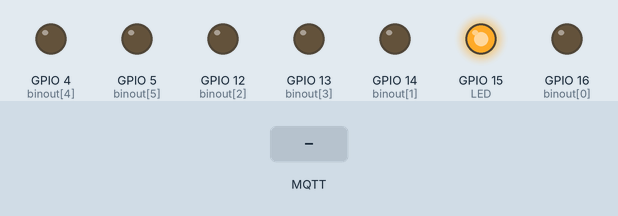
A sketch run on a simulated ESP8266 (NodeMCU). Shown: output pins drawn as LEDs (lit = HIGH). Inputs (shaded band) come from the test bench. WiFi joins after 1.5 s; servers stay silent unless stated; no MQTT or app messages arrive unless stated; what the sketch prints to the serial monitor is not drawn.

Above: at 0.6 s.
At 2.7 s:
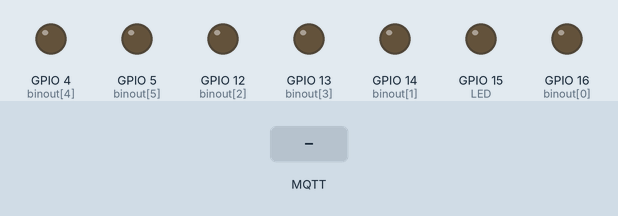
2.8 s: MQTT message "1" arrives on the first subscribed topic
At 3.8 s:
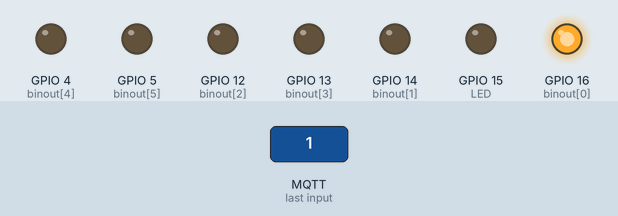
Timing chart, 0 to 5.8 s (numbered marks = the images above; inputs shaded):
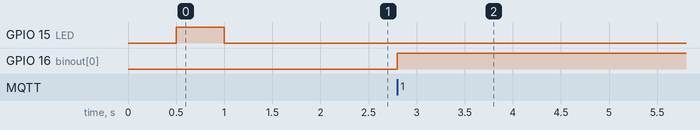

Measured:
- after the input at 2.8 s, GPIO 16 (binout[0]): LOW → HIGH at once

The sketch:

esp-output.ino
```cpp
// (licence header left out)
#include <ESP8266WiFi.h>
#include <WiFiClient.h>
#include "userdata.h"

/**
 * Description string
 */
char deviceId[64];

// Wifi client
WiFiClient espClient;

// On-board LED
#define LED  15

// Unique device key based on MAC
char deviceKey[WL_MAC_ADDR_LENGTH * 2 + 1];   // Device key

/*
 * Output pins
 */
const uint8_t binout[] = {16, 14, 12, 13, 4, 5};

/**
 * Output states
 */
uint8_t outputState[sizeof(binout)];

/**
 * str2Hex
 *
 * Convert 2-char strings into hex number
 *
 * @param hexByte Hex byte in string format
 */
uint8_t str2Hex(char *hexByte)
{
  uint8_t res = 0;

  for(int i=0 ; i<2 ; i++)
  {
    res <<= 4;

    if (hexByte[i] >= 0x30 && hexByte[i] < 0x3A)  // 0 .. 9
      res |= hexByte[i] - 0x30;
    else if (hexByte[i] >= 0x41 && hexByte[i] < 0x47) // A .. F
      res |= hexByte[i] - 0x37;
    else if (hexByte[i] >= 0x61 && hexByte[i] < 0x67) // a .. f
      res |= hexByte[i] - 0x57;
  }

  return res;
}

/**
 * Drive output
 *
 * @param output Output number
 * @param state Output state
 *
 * @return true in case of command successfully executed
 *         false otherwise
 */
bool driveOutput(uint8_t output, uint8_t state)
{
  if ((output >= 0) && (output < sizeof(binout)))
  {
    digitalWrite(binout[output], state);
    outputState[output] = state;
    mqttSendStatus(output, state);
    return true;
  }
  return false;
}

/*
 * Initial setup
 */
void setup()
{
  int i;

  // Initialize on-board LED
  pinMode(LED, OUTPUT);
  digitalWrite(LED, HIGH);

  // Initialize output pins
  for(i=0 ; i < sizeof(binout) ; i++)
  {
    pinMode(binout[i], OUTPUT);
    digitalWrite(binout[i], LOW);
    outputState[i] = 0;
  }

  // Append last two bytes of the MAC to the device ID
  uint8_t mac[WL_MAC_ADDR_LENGTH];
  WiFi.softAPmacAddress(mac);

  char buf[3];
  // Set Device key from MAC address
  memset((uint8_t*)deviceKey, 0, sizeof(deviceKey));
  for(i=0; i<WL_MAC_ADDR_LENGTH ; i++)
  {
    if (mac[i] < 0x10)
      sprintf(buf, "0%X", mac[i]);
    else
      sprintf(buf, "%X", mac[i]);

    deviceKey[i*2] = buf[0];
    deviceKey[i*2+1] = buf[1];
  }

  // Set device ID
  sprintf(deviceId, "%s %s", description, deviceKey);

  Serial.begin(38400);
  Serial.println(deviceId);

  // Connect to WiFi network
  WiFi.begin(ssid, password);
  Serial.print("\n\r \n\rWorking to connect");

  // Wait for connection
  while (WiFi.status() != WL_CONNECTED)
  {
    digitalWrite(LED, !digitalRead(LED));
    delay(500);
    Serial.print(".");
  }
  digitalWrite(LED, LOW);

  Serial.println("");
  Serial.println(deviceId);
  Serial.print("Connected to ");
  Serial.println(ssid);
  Serial.print("IP address: ");
  Serial.println(WiFi.localIP());

  // Connect to MQTT server
  mqttConnect();
  mqttHandle();

  // Initialize web interface
  initWebServer();
}

/**
 * Endless loop
 */
void loop()
{
  mqttHandle();
  httpHandle();
}
```

http.ino
```cpp
// (licence header left out)
#include <ESP8266WebServer.h>
#include "userdata.h"

// Web server
ESP8266WebServer server(80);
String webString="";

void handle_root()
{
  server.send(200, "text/plain", "Visit https://github.com/panStamp/ESP8266 for details");
  delay(100);
}

void initWebServer(void)
{
  server.on("/", handle_root);

  server.on("/control", []()
  {
    controlOutput();
  });

  server.begin();
}

/**
 * Handle HTTP requests
 */
void httpHandle(void)
{
  server.handleClient();
}

/**
 * controlOutput
 *
 * Drive binary output
 */
void controlOutput(void)
{
  uint8_t i;
  webString = "Request not supported";

  if (server.args() == 2)
  {
    char value[64], buf[7];

    if (server.argName(0) == "output")
    {
      if (server.arg(0).length() > 0)
      {
        if (server.argName(1) == "state")
        {
          if (server.arg(1).length() > 0)
          {
            // Update global variables
            uint8_t output = (uint8_t)server.arg(0).toInt();
            uint8_t state = (uint8_t)server.arg(1).toInt();
            // Drive output
            if (driveOutput(output, state))
            {
              // Return OK
              String str = "OK";
              server.send(200, "text/plain", str);
              return;
            }
          }
        }
      }
    }
  }

  server.send(200, "text/plain", webString);
}
```

mqtt.ino
```cpp
// (licence header left out)
#include <PubSubClient.h>

// Last time this gateway sent a periodic heartbeat
uint32_t hBeatTime = 0;

/**
 * MQTT connection
 *
 */

#define MAX_MQTT_TOPIC_LENGTH  128   // Max topic length
char MQTT_TOPIC_NETWORK[MAX_MQTT_TOPIC_LENGTH];
char MQTT_TOPIC_CONTROL[MAX_MQTT_TOPIC_LENGTH];
char MQTT_TOPIC_SYSTEM[MAX_MQTT_TOPIC_LENGTH];

/*
 * MQTT client
 */
PubSubClient client(espClient);

/*
 * Variables to turn the relays off and on.
 */
const char valuesLow[][12] = {"0", "off", "Off", "OFF", "low", "Low", "LOW"};
const char valuesHigh[][12]= {"1", "on", "On", "ON", "High", "high", "HIGH"};
const char valuesToggle[][12] = {"TOGGLE", "toggle", "Toggle"};

/**
 * Initialize MQTT topics
 */
void initTopics(void)
{
  sprintf(MQTT_TOPIC_NETWORK, "/%s/esp-output/%s/network", MQTT_TOPIC_MAIN, deviceKey);
  sprintf(MQTT_TOPIC_CONTROL, "/%s/esp-output/%s/control", MQTT_TOPIC_MAIN, deviceKey);
  sprintf(MQTT_TOPIC_SYSTEM, "/%s/esp-output/%s/system", MQTT_TOPIC_MAIN, deviceKey);
}

/**
 * Connect to MQTT broker
 */
void mqttConnect(void)
{
  initTopics();
  client.setServer(MQTT_BROKER, MQTT_PORT);
  client.setCallback(mqttReceive);
}

/**
 * Reconnect to MQTT broker
 */
void mqttReconnect()
{
  // Loop until we're reconnected
  while (!client.connected())
  {
    Serial.print("Attempting MQTT connection...");
    // Attempt to connect
    if (client.connect(deviceId)) // Anonymous connection to broker
    //if (client.connect(deviceId, mqtt_user, mqtt_password)) // Authenticated connection with broker
    {
      Serial.println("connected");

      client.publish(MQTT_TOPIC_SYSTEM, "CONNECTED");

    // Subscribe to the following topics
    char topic[MAX_MQTT_TOPIC_LENGTH*2];
    sprintf(topic, "%s/#", MQTT_TOPIC_CONTROL);
    client.subscribe(topic);

    }
    else
    {
      Serial.print("failed, rc=");
      Serial.print(client.state());
      Serial.println(" try again in 5 seconds");
      // Wait 5 seconds before retrying
      digitalWrite(LED, HIGH);
      delay(2500);
      digitalWrite(LED, LOW);
      delay(2500);
    }
  }
}

/**
 * mqttHandle
 *
 * Handle MQTT client connectivity
 */
void mqttHandle(void)
{
  if (!client.connected())
  {
    mqttReconnect();

  }
  uint32_t currentTime = millis();
  if (currentTime - hBeatTime > hBeatPeriod)
  {
    client.publish(MQTT_TOPIC_SYSTEM, "RUNNING");
    hBeatTime = currentTime;
  }

  client.loop();
}

/**
 * mqttReceive
 *
 * Function called whenever a MQTT packet is received through MQTT_TOPIC_CONTROL
 *
 * @param topic MQTT topic
 * @param payload message
 * @param len message length
 */
void mqttReceive(char* topic, byte* payload, unsigned int len)
{
  // Check topic
  if (!strncmp(topic, MQTT_TOPIC_CONTROL, strlen(MQTT_TOPIC_CONTROL)))
  {
    // Check topic length
    if (strlen(topic) == strlen(MQTT_TOPIC_CONTROL) + 2)
    {
      // Get output number
      char *ptr = topic + strlen(MQTT_TOPIC_CONTROL) + 1;
      int outputNb = atoi(ptr);

      if (!strncmp((char*)payload, "?", len))
      {
        mqttSendStatus( outputNb, outputState[outputNb]);
      }
      else
      {
        // Check low values
        for (uint8_t i = 0; i < (sizeof(valuesLow) / sizeof(valuesLow[0])); i++)
        {
          if(!strncmp((char*)payload, valuesLow[i], len))
          {
            driveOutput((uint8_t)outputNb, LOW);
            return;
          }
        }

        // Check high values
        for (uint8_t i = 0; i < (sizeof(valuesHigh) / sizeof(valuesHigh[0])); i++)
        {
            if(!strncmp((char*)payload, valuesHigh[i], len))
            {
              driveOutput((uint8_t)outputNb, HIGH);
              return;
            }
        }

        // Check toggle values
        for (uint8_t i = 0; i < (sizeof(valuesToggle) / sizeof(valuesToggle[0])); i++)
        {
          if(!strncmp((char*)payload, valuesToggle[i], len))
          {
            if( outputState[outputNb] != 0 )
              driveOutput((uint8_t)outputNb, LOW);
            else
              driveOutput((uint8_t)outputNb, HIGH);

            return;
          }
        }

      }
    }
    else if (!strcmp(topic, MQTT_TOPIC_CONTROL ))
    {
      for (uint8_t i = 0; i < sizeof(binout); i++)
        mqttSendStatus( i, outputState[i]);
    }
  }
}


/**
 * mqttSendStatus
 *
 * Send status through the network topic
 *
 * @param output Output number
 * @param state Output state
 */
void mqttSendStatus(uint8_t output, uint8_t state)
{
  char tpc[MAX_MQTT_TOPIC_LENGTH], msg[2];
  sprintf(tpc, "%s/%d", MQTT_TOPIC_NETWORK, output);
  // Pubñlish current RGB value
  sprintf(msg, "%d", state);
  // Publish current output values
  client.publish(tpc, msg);
}
```

userdata.h
```cpp
// (licence header left out)
#ifndef _USERDATA_H
#define _USERDATA_H

/**
 * Wifi settings
 * Enter here your SSID and password
 */
const char* ssid     = "Your_ssid";
const char* password = "Your_password";

/**
 * MQTT settings
 */
IPAddress MQTT_BROKER(192, 168, 1, 12); // MQTT broker IP address
const int MQTT_PORT = 1883;  // MQTT broker port
const char MQTT_TOPIC_MAIN[] = "mynetwork";  // Main MQTT topic
const char description[] = "panStamp 6-relay WiFi board";
const uint32_t hBeatPeriod = 60000; // Transmit heartbeat every 60 sec

#endif
```
